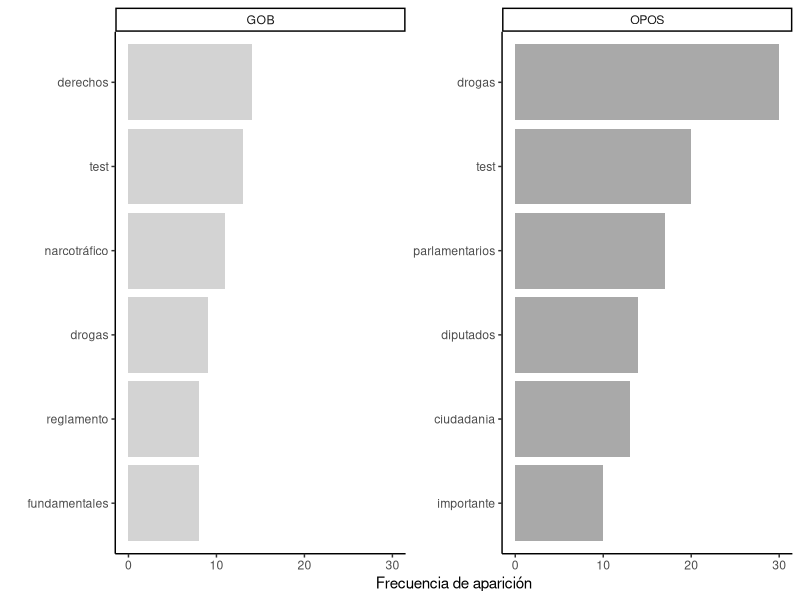
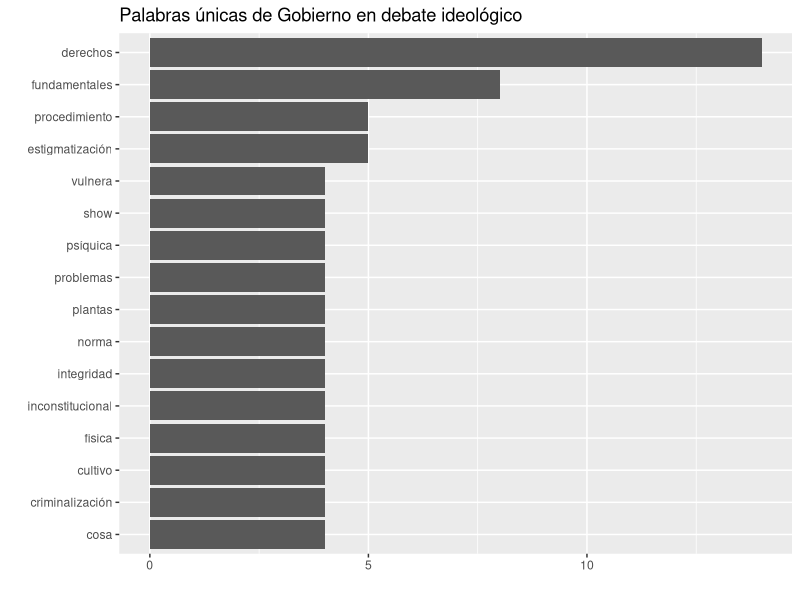
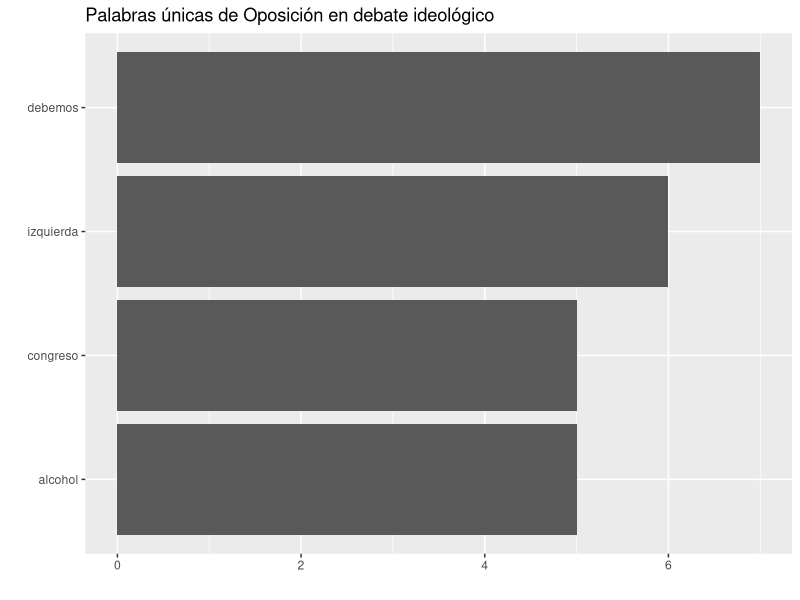
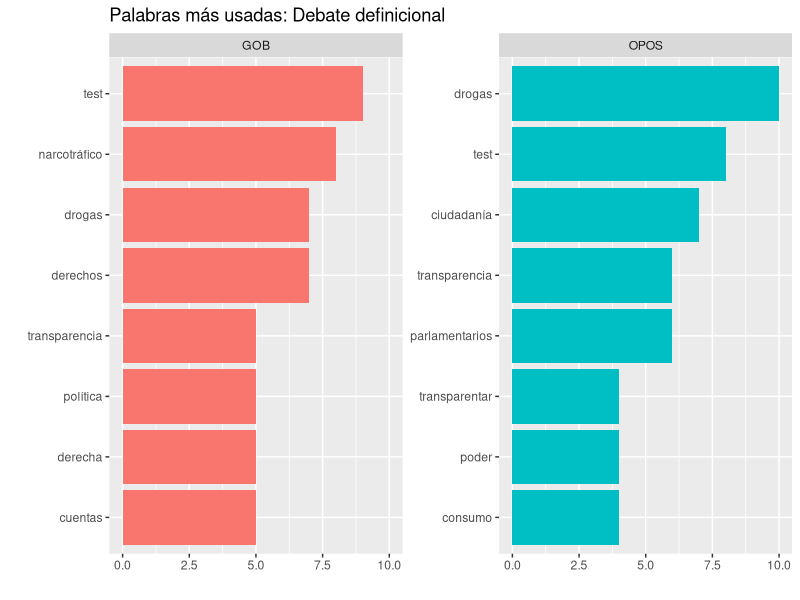
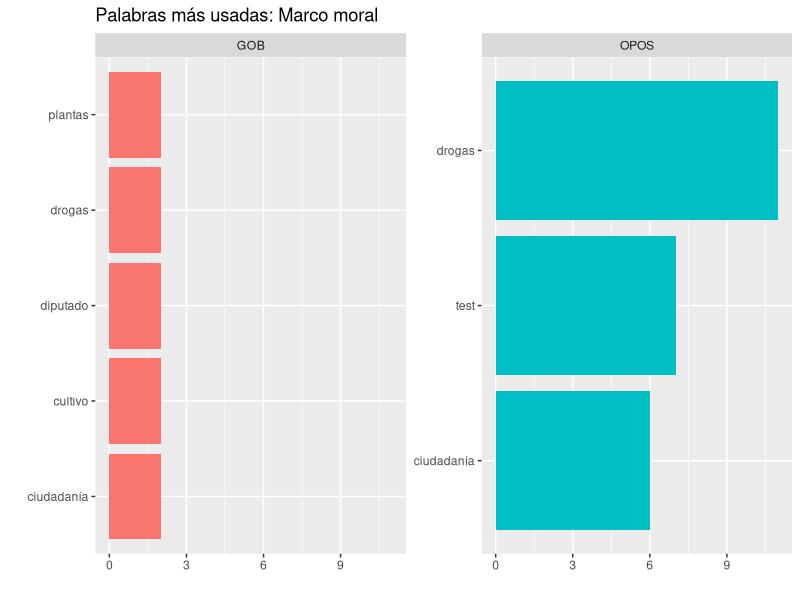
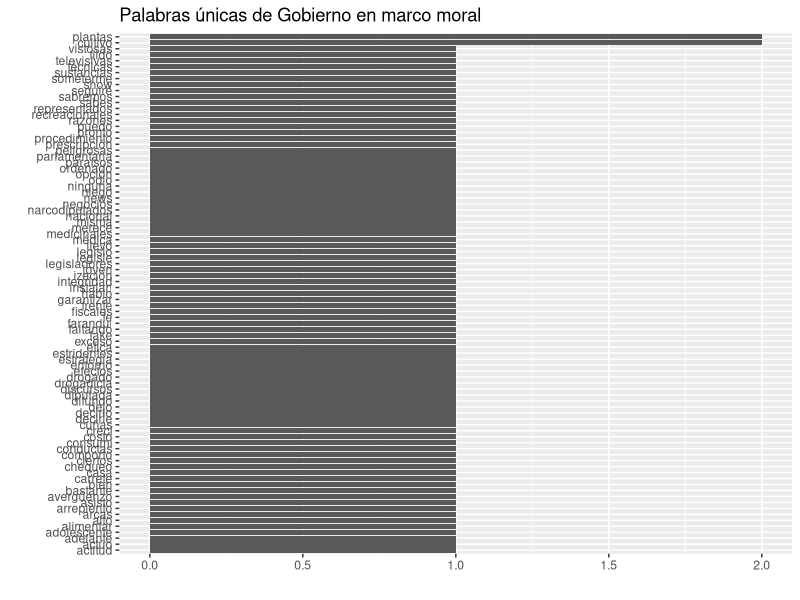
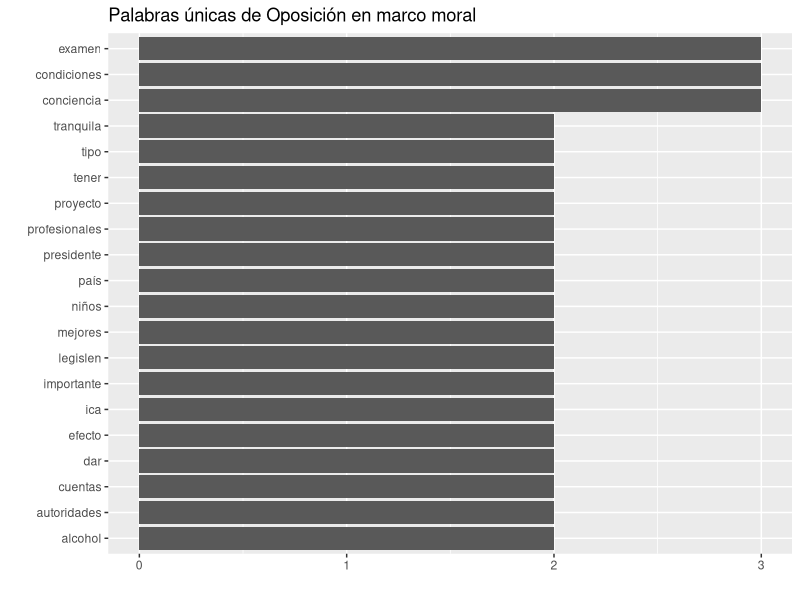
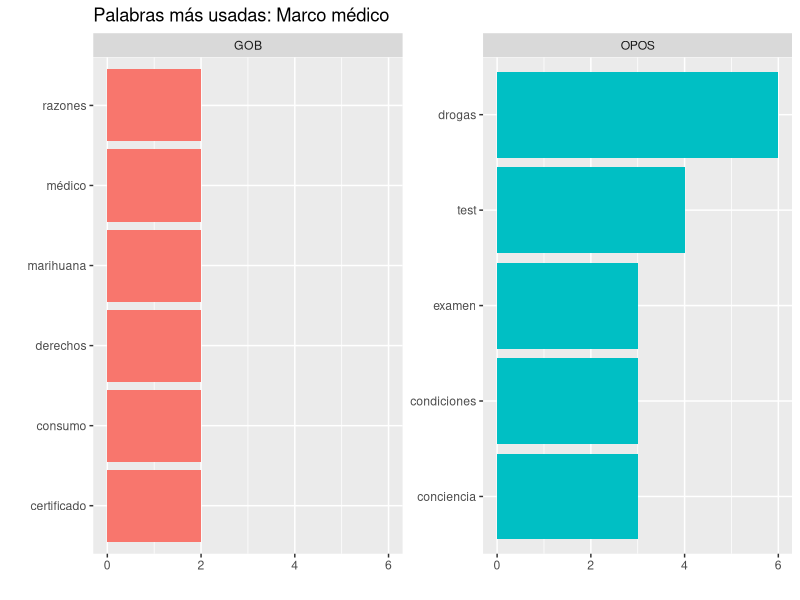

Recreate these plots in R, in order.
library(readxl)
library(tidyverse)
NG_Def <- read_excel("_doc/Codificaciones.xlsx", 
                             sheet = "NG_Def")
NG_Ideo <- read_excel("_doc/Codificaciones.xlsx", 
                             sheet = "NG_Ideo")
P_Moral <- read_excel("_doc/Codificaciones.xlsx", 
                      sheet = "P_Moral")
P_medico <- read_excel("_doc/Codificaciones.xlsx", 
                      sheet = "P_medico")
SI_Contendores <-read_excel("_doc/Codificaciones.xlsx", 
                            sheet = "SI_Contendores")

to_remove <- c(tm::stopwords(kind="spanish"), c("usted", "ahí", "aquí", "acá", "además", "bajo", "muchas",
                                            "pues", "tal", "tan", "así", "dijo", "dicen","xq","status","wnes","jaja","jajaj","tb","t","mensaje",
                                            "cómo", "sino", "entonces", "aunque", "don", "doña","nomas","si","pa","jajajaja","jjaja",
                                            "alla", "creo", "cada", "alla", "le", "el", "la", "en","weon","wea","q","jajaja","ajaja",
                                            "igual", "pasa", "pasan", "hace","manda","cacha", "multimedia","wn","po","cn","pal","ta","ajajajja", "ajajajjaja", "seee", "ajajajajja", "wajajajajajjaja", "wajajaja", "10", "1", "pq", "jajajajajajaja", "k",
                                            "toda", "ahora", "tema", "omitido", "que","Porqué","siempre","https","toy","mas","2","3", "ser",
                                            "hacen", "hacer","ajajajajaja", "jajajajajaja", "jajajajaja", "jajajajaja"))

library(stringi)

NG_Def$contenido <- stri_replace_all_regex(NG_Def$contenido,
                                     pattern=paste0(" ",to_remove," "),
                                     replacement=rep(" ",length(to_remove)),
                                     vectorize=FALSE)
NG_Ideo$contenido <- stri_replace_all_regex(NG_Ideo$contenido,
                                           pattern=paste0(" ",to_remove," "),
                                           replacement=rep(" ",length(to_remove)),
                                           vectorize=FALSE)


library("tidytext")

NG_Ideo %>% #coalicion=="GOB" #, select="contenido"
  unnest_tokens(input = contenido,
                output = word) %>%
  filter(!word %in% to_remove)%>%
  count(coalicion, word, sort = TRUE) %>%
  group_by(coalicion) %>%
  top_n(n = 6, n) %>%
  ggplot(aes(x = reorder_within(word, n, coalicion), y = n, fill = factor(coalicion))) +
  geom_col(show.legend = FALSE) +
  ylab("") +
  xlab("") +
  coord_flip() +
  facet_wrap(~coalicion, ncol = 2, scales = "free_y") +
  scale_x_reordered() +
 # ggtitle("Palabras más usadas: Debate ideológico")+
  ylab("Frecuencia de aparición")+
  scale_fill_manual(values= c("lightgray", "darkgray"))+
  theme_classic()

ggsave("./_fig/ng_ideo.png", dpi=300)

o_words <- NG_Ideo %>%
  unnest_tokens(input = contenido,
                output = word) %>%
  filter(coalicion != "GOB") %>% 
  #filter(!word %in% to_remove) %>%
  count(word, sort = TRUE) 
NG_Ideo %>%
  unnest_tokens(input = contenido,
                output = word) %>%
  filter(coalicion == "GOB") %>% 
  filter(!word %in% to_remove) %>%
  count(word, sort = TRUE) %>% 
  filter(!word %in% o_words$word) %>% # only select words nobody else uses
  top_n(n = 6, n) %>%
  ggplot(aes(x = reorder(word, n), y = n)) +
  geom_col(show.legend = FALSE) +
  ylab("") + xlab("") +
  coord_flip() +
  ggtitle("Palabras únicas de Gobierno en debate ideológico")


o_words <- NG_Ideo %>%
  unnest_tokens(input = contenido,
                output = word) %>%
  filter(coalicion != "OPOS") %>% 
  #filter(!word %in% to_remove) %>%
  count(word, sort = TRUE) 
NG_Ideo %>%
  unnest_tokens(input = contenido,
                output = word) %>%
  filter(coalicion == "OPOS") %>% 
  filter(!word %in% to_remove) %>%
  count(word, sort = TRUE) %>% 
  filter(!word %in% o_words$word) %>% # only select words nobody else uses
  top_n(n = 4, n) %>%
  ggplot(aes(x = reorder(word, n), y = n)) +
  geom_col(show.legend = FALSE) +
  ylab("") + xlab("") +
  coord_flip() +
  ggtitle("Palabras únicas de Oposición en debate ideológico")

NG_Def %>% #coalicion=="GOB" #, select="contenido"
  unnest_tokens(input = contenido,
                output = word) %>%
  filter(!word %in% to_remove)%>%
  count(coalicion, word, sort = TRUE) %>%
  group_by(coalicion) %>%
  top_n(n = 6, n) %>%
  ggplot(aes(x = reorder_within(word, n, coalicion), y = n, fill = coalicion)) +
  geom_col(show.legend = FALSE) +
  ylab("") +
  xlab("") +
  coord_flip() +
  facet_wrap(~coalicion, ncol = 2, scales = "free_y") +
  scale_x_reordered() +
  ggtitle("Palabras más usadas: Debate definicional")



P_Moral %>% #coalicion=="GOB" #, select="contenido"
  unnest_tokens(input = contenido,
                output = word) %>%
  filter(!word %in% to_remove)%>%
  count(coalicion, word, sort = TRUE) %>%
  group_by(coalicion) %>%
  top_n(n = 3, n) %>%
  ggplot(aes(x = reorder_within(word, n, coalicion), y = n, fill = coalicion)) +
  geom_col(show.legend = FALSE) +
  ylab("") +
  xlab("") +
  coord_flip() +
  facet_wrap(~coalicion, ncol = 2, scales = "free_y") +
  scale_x_reordered() +
  ggtitle("Palabras más usadas: Marco moral")



o_words <- P_Moral %>%
  unnest_tokens(input = contenido,
                output = word) %>%
  filter(coalicion != "GOB") %>% 
  #filter(!word %in% to_remove) %>%
  count(word, sort = TRUE) 
P_Moral %>%
  unnest_tokens(input = contenido,
                output = word) %>%
  filter(coalicion == "GOB") %>% 
  filter(!word %in% to_remove) %>%
  count(word, sort = TRUE) %>% 
  filter(!word %in% o_words$word) %>% # only select words nobody else uses
  top_n(n = 6, n) %>%
  ggplot(aes(x = reorder(word, n), y = n)) +
  geom_col(show.legend = FALSE) +
  ylab("") + xlab("") +
  coord_flip() +
  ggtitle("Palabras únicas de Gobierno en marco moral")


o_words <- P_medico %>%
  unnest_tokens(input = contenido,
                output = word) %>%
  filter(coalicion != "OPOS") %>% 
  #filter(!word %in% to_remove) %>%
  count(word, sort = TRUE) 
P_medico %>%
  unnest_tokens(input = contenido,
                output = word) %>%
  filter(coalicion == "OPOS") %>% 
  filter(!word %in% to_remove) %>%
  count(word, sort = TRUE) %>% 
  filter(!word %in% o_words$word) %>% # only select words nobody else uses
  top_n(n = 4, n) %>%
  ggplot(aes(x = reorder(word, n), y = n)) +
  geom_col(show.legend = FALSE) +
  ylab("") + xlab("") +
  coord_flip() +
  ggtitle("Palabras únicas de Oposición en marco moral")


P_medico %>% #coalicion=="GOB" #, select="contenido"
  unnest_tokens(input = contenido,
                output = word) %>%
  filter(!word %in% to_remove)%>%
  count(coalicion, word, sort = TRUE) %>%
  group_by(coalicion) %>%
  top_n(n = 3, n) %>%
  ggplot(aes(x = reorder_within(word, n, coalicion), y = n, fill = coalicion)) +
  geom_col(show.legend = FALSE) +
  ylab("") +
  xlab("") +
  coord_flip() +
  facet_wrap(~coalicion, ncol = 2, scales = "free_y") +
  scale_x_reordered() +
  ggtitle("Palabras más usadas: Marco médico")



SI_Contendores %>% #coalicion=="GOB" #, select="contenido"
  unnest_tokens(input = contenido,
                output = word) %>%
  filter(!word %in% to_remove)%>%
  count(coalicion, word, sort = TRUE) %>%
  group_by(coalicion) %>%
  top_n(n = 3, n) %>%
  ggplot(aes(x = reorder_within(word, n, coalicion), y = n, fill = coalicion)) +
  geom_col(show.legend = FALSE) +
  ylab("") +
  xlab("") +
  coord_flip() +
  facet_wrap(~coalicion, ncol = 2, scales = "free_y") +
  scale_x_reordered() +
  #ggtitle("Palabras más usadas: actor contendor")+
  scale_fill_manual(values= c("lightgray", "darkgray"))+
  theme_classic()

ggsave("./_fig/ng_ideo.png", dpi=300)

o_words <- SI_Contendores %>%
  unnest_tokens(input = contenido,
                output = word) %>%
  filter(coalicion != "GOB") %>% 
  #filter(!word %in% to_remove) %>%
  count(word, sort = TRUE) 
SI_Contendores %>%
  unnest_tokens(input = contenido,
                output = word) %>%
  filter(coalicion == "GOB") %>% 
  filter(!word %in% to_remove) %>%
  count(word, sort = TRUE) %>% 
  filter(!word %in% o_words$word) %>% # only select words nobody else uses
  top_n(n = 6, n) %>%
  ggplot(aes(x = reorder(word, n), y = n)) +
  geom_col(show.legend = FALSE) +
  ylab("Frecuencia de aparación")  + xlab("") +
  coord_flip() +
  scale_fill_manual(values= c("lightgray", "darkgray"))+
  theme_classic() -> fig_gob_si_conten
  #ggtitle("Palabras únicas de Gobierno para actor contendor")


o_words <- SI_Contendores %>%
  unnest_tokens(input = contenido,
                output = word) %>%
  filter(coalicion != "OPOS") %>% 
  #filter(!word %in% to_remove) %>%
  count(word, sort = TRUE) 
SI_Contendores %>%
  unnest_tokens(input = contenido,
                output = word) %>%
  filter(coalicion == "OPOS") %>% 
  filter(!word %in% to_remove) %>%
  count(word, sort = TRUE) %>% 
  filter(!word %in% o_words$word) %>% # only select words nobody else uses
  top_n(n = 4, n) %>%
  ggplot(aes(x = reorder(word, n), y = n)) +
  geom_col(show.legend = FALSE) +
  ylab("") + xlab("") +
  coord_flip() +
  scale_fill_manual(values= c("lightgray", "darkgray"))+
  theme_classic() -> fig_opos_si_conten
  #ggtitle("Palabras únicas de Oposición para actor contendor")


cowplot::plot_grid(fig_gob_si_conten, fig_opos_si_conten, labels = "AUTO") 
ggsave("./_fig/si_conten.png", dpi=300)
